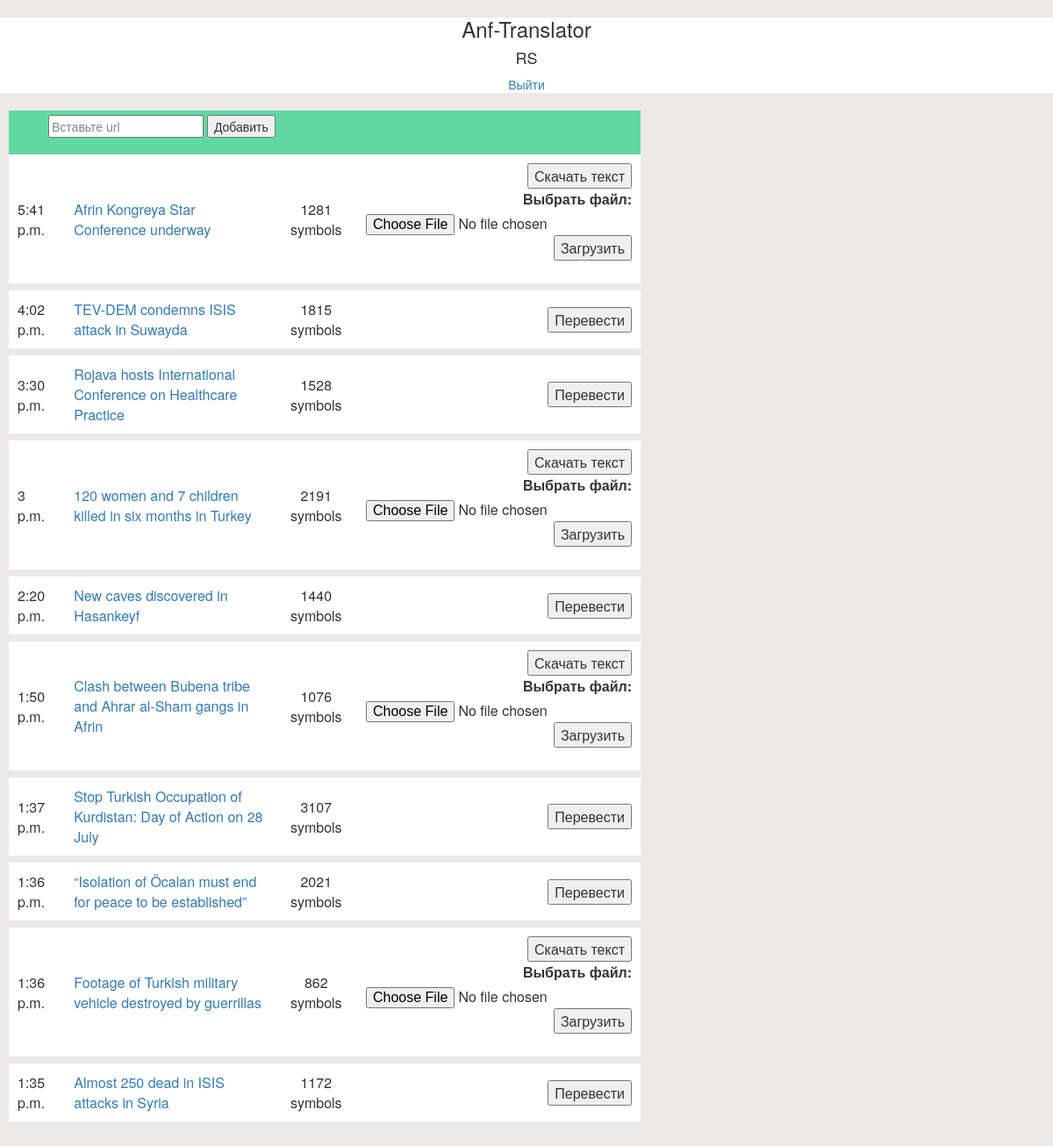
The page /main/ (signed in) on the database its author committed.
### tr_helper/models.py (models this page shows, shortened)
class User(AbstractUser):
    is_translator = models.BooleanField(default=True)
    is_editor = models.BooleanField(default=False)

class Article(models.Model):
    case = models.ForeignKey(
        ArticleCase,
        on_delete=models.CASCADE,
        )
    translator = models.ForeignKey(
        Translator,
        on_delete=models.CASCADE,
        null=True, blank=True)
    url = models.URLField()
    title = models.CharField(max_length=100)
    tags = models.CharField(max_length=100)
    symbols_amount = models.IntegerField()
    published = models.DateTimeField(auto_now_add=True)
    language = models.CharField(
        max_length=2,
        choices=LANGUAGE_CHOICES,
        default=0,
        )
    img_url = models.URLField()
    loaded = models.BooleanField(default=False)
    class Meta:
        ordering = ('published',)

### tr_helper/views.py (the view, shortened to what this page needs)
# urls.py: path('', views.ArticleFlow.as_view(), name='article-flow'),
class ArticleFlow(LoginRequiredMixin, APIView):
    renderer_classes = [TemplateHTMLRenderer]
    template_name = 'main/article_flow.html'
    def get(self, request, format=None):
        print(request.data)
        print(self.request.user)
        if 'take' in request.data:
            print('in take')
            translator = request.data['user_id']
            pk = request.data['article_id']
            a = Article.objects.get(pk=pk)
            a.translator = translator
            return Response(status=status.HTTP_201_CREATED)
        else:
            queryset = Article.objects.order_by('-published')[:20]
            return Response({
                'articles': queryset,
                'date_today': datetime.date.today()
                })

### tr_helper/templates/main/article_flow.html (shortened to what this page needs)
{% extends 'main/base.html' %}
{% block content %}
<div class="article-container">
  <div class="article-menu">
    <ul>
      <li>
        <form action="" method="post">
          <input type="text" name="input-url" value="Вставьте url"/>
          <input type="submit" name="user-add" value="Добавить" id="btm-add"/>
        </form>
      </li>
    </ul>
  </div>
  <table class="flow">
    {% for article in articles %}
    <form action="" method="post">
      <tr class="article-row">
        <td>
          {{ article.published.time }}
        </td>
        <td>
          <a href="{{ article.url }}">{{ article.title }}</a>
        </td>
        <td class="symbols">
          {{ article.symbols_amount }} symbols
        </td>
        <td class="buttom">
          {% if article.translator %}
            {% if article.translator.user == user %}
            <button type="submit" name="parse" value="" />Скачать текст</button>
          </form>
          <form action="" method="post">
            <label for="file">Выбрать файл:</label> <input type="file" id="file"  />
            <button type="submit" name="load" value="">Загрузить</button>
          </form>
            {% else %}
              {% if article.loaded %}
              Готово!
              {% else %}
              Переводит {{article.translator}}
              {% endif %}
            {% endif %}
          {% else %}
          <button type="submit" name="take" value="" /> Перевести</button>
          {% endif %}
        </td>
      </tr>
    </form>
      {% endfor %}
    </table>
</div>
{% endblock %}

### tr_helper/templates/main/base.html (shortened to what this page needs)
{% load staticfiles %}
<DOCTYPE html>
  <html>
    <head>
      <link rel="stylesheet" href="//maxcdn.bootstrapcdn.com/bootstrap/3.2.0/css/bootstrap.min.css">
      <link rel="stylesheet" href="//maxcdn.bootstrapcdn.com/bootstrap/3.2.0/css/bootstrap-theme.min.css">
      <link rel="stylesheet" href="{% static 'css/main.css' %}">
    </head>
    <body>
      <div class="head">
        <div class="logo">
      <h3>  Anf-Translator </h3>
        </div>
        <div class="account">
                <h4>{{user.username}} </div>
                <a href="/logout/">Выйти</a></h4>
          </div>
      {% block content %}
      {% endblock %}
    </body>
  </html>

### tr_helper/static/css/main.css (style rules this page uses)
body { background-color: #ebe8e8; font-family: "Arial" sans-serif front-size: 1em; }
.head { background-color: #ffffff; font-family: "FF Kava" sans-serif front-size: 5em; text-align: center; }
input[name="input-url"] { color: #848484; }
.article-menu { background-color: #61D8A2; list-style: none; }
ul { list-style: none; }
.article-menu { display: block; padding: 5px 5px; }
.article-row { width:100%; padding: 10px 10px; border-bottom: 8px solid #ebe8e8; background-color: ffffff; }
.article-container { width: 60%; margin: 20px 10px; }
td { padding: 10px 10px; }
.article-row .buttom { width:30px; text-align: right; }
.article-row .symbols { text-align: center; }

### rows shown on the page
User: username "RS"
Article: published.time "5:41 p.m.", title "Afrin Kongreya Star Conference underway", symbols_amount "1281"
Article: published.time "4:02 p.m.", title "TEV-DEM condemns ISIS attack in Suwayda", symbols_amount "1815", shows "Перевести"
Article: published.time "3:30 p.m.", title "Rojava hosts International Conference on Healthcare Practice", symbols_amount "1528", shows "Перевести"
Article: published.time "3 p.m.", title "120 women and 7 children killed in six months in Turkey", symbols_amount "2191"
Article: published.time "2:20 p.m.", title "New caves discovered in Hasankeyf", symbols_amount "1440", shows "Перевести"
Article: published.time "1:50 p.m.", title "Clash between Bubena tribe and Ahrar al-Sham gangs in Afrin", symbols_amount "1076"
Article: published.time "1:37 p.m.", title "Stop Turkish Occupation of Kurdistan: Day of Action on 28 July", symbols_amount "3107", shows "Перевести"
Article: published.time "1:36 p.m.", title "“Isolation of Öcalan must end for peace to be established”", symbols_amount "2021", shows "Перевести"
Article: published.time "1:36 p.m.", title "Footage of Turkish military vehicle destroyed by guerrillas", symbols_amount "862"
Article: published.time "1:35 p.m.", title "Almost 250 dead in ISIS attacks in Syria", symbols_amount "1172", shows "Перевести"
